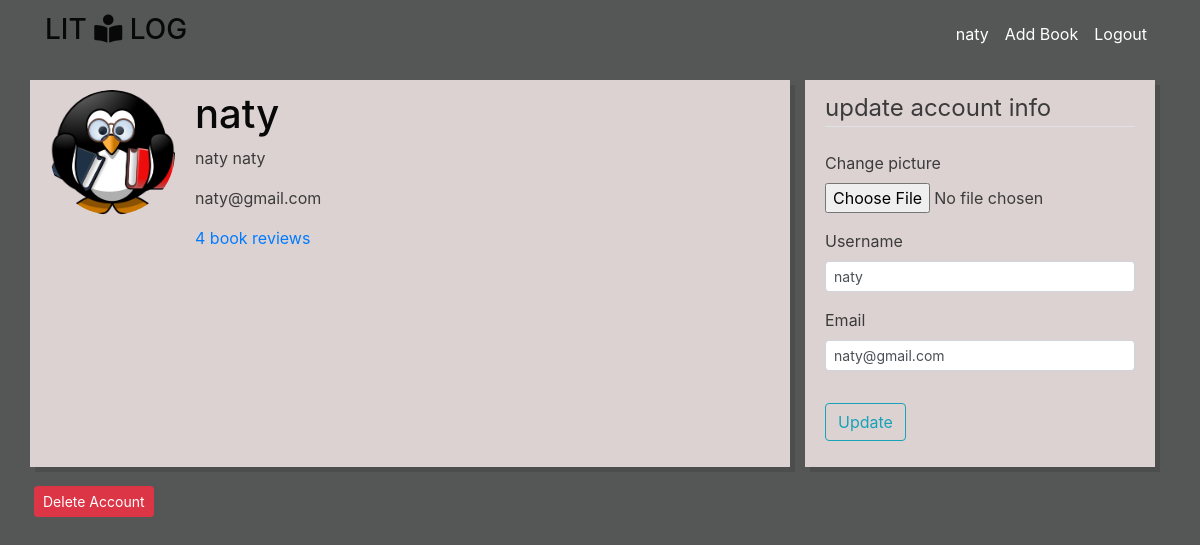
The app's page /profile (signed in) with its own data.
### litlog/models.py (models this page shows, shortened)
class User(db.Model, UserMixin):
	id = db.Column(db.Integer, primary_key=True)
	username = db.Column(db.String(20), unique=True, nullable=False)
	first = db.Column(db.String(35), nullable=False)
	last = db.Column(db.String(35), nullable=False)
	email = db.Column(db.String(20), unique=True, nullable=False)
	image_file = db.Column(db.String(20), nullable=False, default='default.png')
	password = db.Column(db.String(20), nullable=False)
	reviews = db.relationship('Book', backref='writer', cascade="all,delete", lazy=True)

### litlog/routes.py (the view)
@app.route("/profile", methods=['GET', 'POST'])
@login_required
def profile():
    page = request.args.get('page', 1, type=int)
    user = User.query.filter_by(username=current_user.username).first()
    books = Book.query.filter_by(writer=user).order_by(Book.date_posted.desc()).paginate(page=page)
    form = UpdateProfileForm()
    if form.validate_on_submit():
        if form.picture.data:
            current_user.image_file = save(form.picture.data)
        current_user.username = form.username.data
        current_user.email = form.email.data
        db.session.commit()
        flash('Profile updated', 'success')
        return redirect(url_for('profile'))
    elif request.method == 'GET':
        form.username.data = current_user.username
        form.email.data = current_user.email
    image_file = url_for('static', filename='pics/' + current_user.image_file)
    return render_template('profile.html', title='profile', image_file=image_file, books=books, user=user, form=form)

### litlog/forms.py (shortened to what this page needs)
class UpdateProfileForm(FlaskForm):
	username = StringField('Username', validators=[DataRequired(), Length(min=2, max=20)])
	first = StringField('First Name', validators=[DataRequired()])
	last = StringField('Last Name', validators=[DataRequired()])
	email = StringField('Email', validators=[DataRequired(), Email()])
	picture = FileField('Change picture', validators=[FileAllowed(['jpg', 'png'])])
	submit = SubmitField('Update')

### litlog/models.py (called while the page is built)
@login_manager.user_loader
def load_user(user_id):
	return User.query.get(int(user_id))

### litlog/templates/profile.html (shortened to what this page needs)
{% extends "layout.html" %}
{% block content %}
<div class="row">
    <div class="content-section col-md-8">
        <div class="media">
            <img src="{{ image_file }}" class="account-img" alt="Profile Picture">
            <div class="media-body">
                <h2 class="account-heading">{{ current_user.username }}</h2>
                <p>{{ current_user.first }} {{ current_user.last }}</p>
                <p>{{ current_user.email }}</p>
                <a class="mr-2" href="{{ url_for('user_reviews', username=current_user.username) }}">{{ books.total }} book reviews</a>
            </div>
        </div>
    </div>
    <div class="col-md-4">
        <div class="content-section">
            <form method="POST" action="" enctype="multipart/form-data">
            <fieldset class="form-group">
                <legend class="border-bottom mb-4">update account info</legend>
                <div class="form-group">
                    {{ form.picture.label() }}
                    {{ form.picture(class="form-control-file") }}
                </div>
                <div class="form-group">
                    {{ form.username.label(class="form-control-label") }}
                    {% if form.username.errors %}
                        {{ form.username(class="form-control form-control-sm is-invalid") }}
                        <div class="invalid-feedback">
                            {% for error in form.username.errors %}
                                <span>{{ error }}</span>
                            {% endfor %}
                        </div>
                    {% else %}
                        {{ form.username(class="form-control form-control-sm") }}
                    {% endif %}
                </div>
                <div class="form-group">
                    {{ form.email.label(class="form-control-label") }}
                    {% if form.email.errors %}
                        {{ form.email(class="form-control form-control-sm is-invalid") }}
                        <div class="invalid-feedback">
                            {% for error in form.email.errors %}
                                <span>{{ error }}</span>
                            {% endfor %}
                        </div>
                    {% else %}
                        {{ form.email(class="form-control form-control-sm") }}
                    {% endif %}
                </div>
            </fieldset>
            <div class="form-group">
                {{ form.submit(class="btn btn-outline-info") }}
            </div>
            </form>
      </div>
    </div>
    <div>
        <button type ="button" class="btn btn-danger btn-sm m-1" data-toggle="modal" data-target="#deleteModal">Delete Account</button>
    </div>
</div>
{% endblock content %}

### litlog/templates/layout.html (shortened to what this page needs)
<!DOCTYPE html>
<html lang="en">
<head>
    <link rel="stylesheet" href="https://maxcdn.bootstrapcdn.com/bootstrap/4.0.0/css/bootstrap.min.css">
    <link rel="stylesheet" type="text/css" href="{{ url_for('static', filename='style.css') }}">
    <link rel="stylesheet" href="https://use.fontawesome.com/releases/v5.5.0/css/all.css">
</head>
<body>
<header class="site-header">
  <nav class="navbar navbar-expand-md navbar-dark bg-steel fixed-top">
    <div class="container">
      <a class="navbar-brand mr-10" href="{{ url_for('home') }}"><h3>LIT <span class="fas fa-book-reader"></span> LOG</h3></a>
        <div class="navbar-nav">
          {% if current_user.is_authenticated %}
          <a class="nav-item nav-link" href="{{ url_for('profile') }}">{{ current_user.username }}</a>
          <a class="nav-item nav-link" href="{{ url_for('new_review') }}">Add Book</a>
          <a class="nav-item nav-link" href="{{ url_for('logout') }}">Logout</a>
          {% else %}
          <a class="nav-item nav-link" href="{{ url_for('login') }}">Login</a>
          <a class="nav-item nav-link" href="{{ url_for('register') }}">Register</a>
          {% endif %}
        </div>
      </div>
  </nav>
</header>
<main role="main" class="container">
  <div>
      {% block content %}{% endblock %}
  </div>
</main>
</body>
</html>

### litlog/static/style.css (style rules this page uses)
body { background: #555757; color: #3b3b3b; margin-top: 5em; }
h1, h2, h3, h4, h5, h6 { color: #080808; }
.bg-steel { background-color: #555757; }
.site-header .navbar-nav .nav-link { color: #ffffff; }
.content-section { background: #ddd2d2; padding: 10px 20px; margin-bottom: 15px; box-shadow: 5px 5px rgba(0, 0, 0, 0.1); }
.account-img { height: 125px; width: 125px; border-radius: 50%; margin-right: 20px; margin-bottom: 16px; }
.account-heading { font-size: 2.5rem; }

### records on screen
User: username "naty", first "naty", last "naty", email "naty@gmail.com"

### other values on screen
{{ books.total }} "4"
